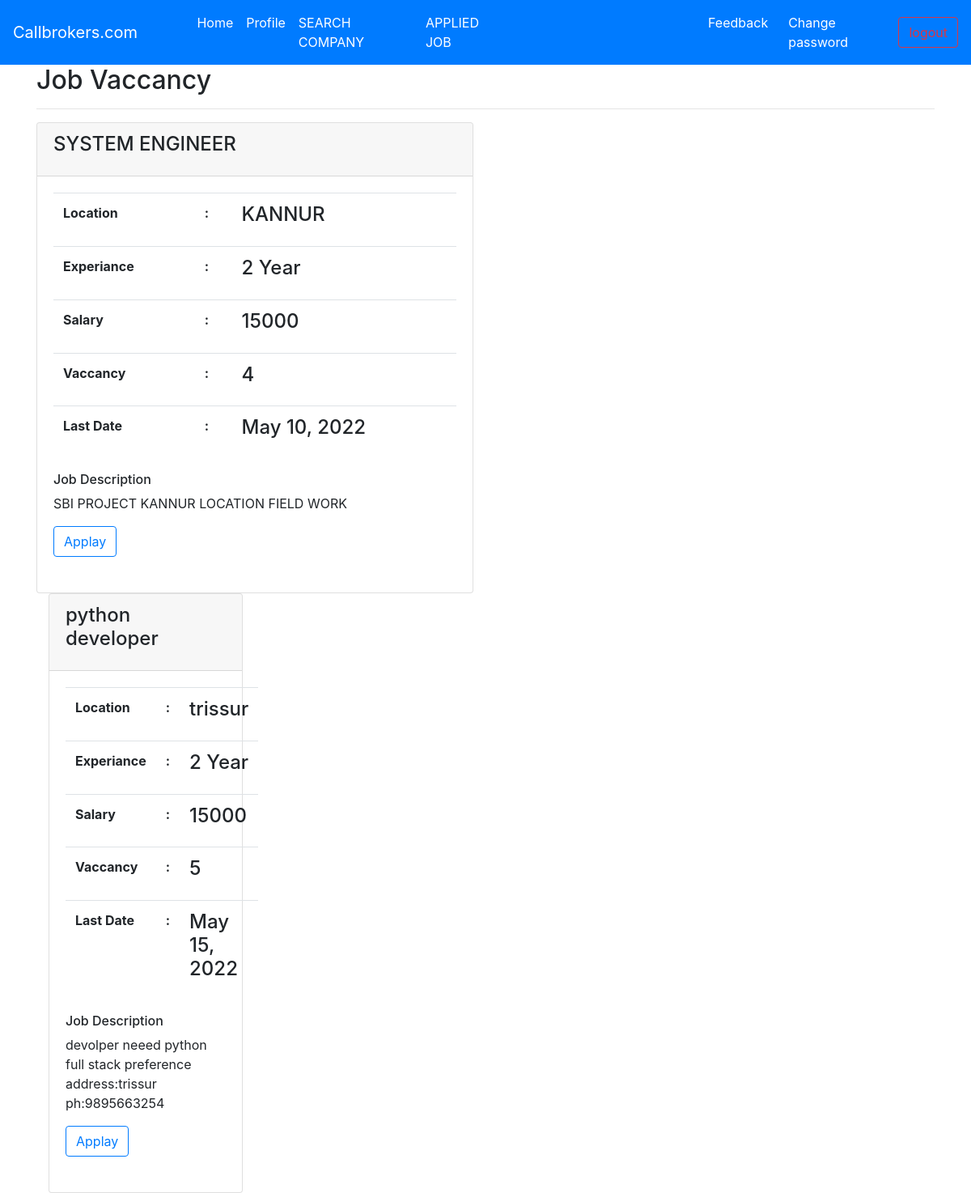
Screenshot of /jobseeker/job_list/1/ with the database file from the repository.
### company/models.py (models this page shows, shortened)
class Vaccany(models.Model):
    user = models.ForeignKey(User, on_delete=models.CASCADE)
    title = models.CharField(max_length=100)
    description = models.TextField()
    location = models.CharField(max_length=100)
    salary = models.IntegerField()
    experience = models.IntegerField()
    vacancy = models.IntegerField()
    last_date = models.DateField()

### jobseeker/views.py (the view, shortened to what this page needs)
# urls.py: path('job_list/<int:company_id>/',job_list,name='jobseeker_job_list'),
def job_list(request, company_id):
    jobs = Vaccany.objects.filter(user=company_id)
    if request.method == 'GET':
        context = {}
        context['jobs'] = jobs
        return render(request,'jobseeker/career.html',context)

### jobseeker/templates/jobseeker/career.html (shortened to what this page needs)
{% extends 'jobseeker/shared/base.html' %}
{% load static %}
{% load crispy_forms_tags %}
{% block content %}
<div class="container">
    <div class="row">
        <div class="col-md-12 text-left">
            <h2>Job Vaccancy</h2>
            <hr>
            <div class="row">
                {% for v in jobs %}
                    <div class="col-md-6">
                        <div class="card">
                            <div class="card-header">
                                <h4 class="card-title">{{ v.title }}</h4>
                            </div>
                            <div class="card-body">
                                <table class="table tableborderless">
                                    <tr>
                                        <th>Location</th>
                                        <th>:</th>
                                        <th><h4 class="card-title">{{ v.location }}</h4></th>
                                    </tr>
                                    <tr>
                                        <th>Experiance</th>
                                        <th>:</th>
                                        <th><h4 class="card-title">{{ v.experience }} Year</h4></th>
                                    </tr>
                                    <tr>
                                        <th>Salary</th>
                                        <th>:</th>
                                        <th><h4 class="card-title">{{ v.salary }}</h4></th>
                                    </tr>
                                    <tr>
                                        <th>Vaccancy</th>
                                        <th>:</th>
                                        <th><h4 class="card-title">{{ v.vacancy }}</h4></th>
                                    </tr>
                                    <tr>
                                        <th>Last Date</th>
                                        <th>:</th>
                                        <th><h4 class="card-title">{{ v.last_date }}</h4></th>
                                    </tr>
                                </table>
                                <h6>Job Description</h6>
                                <p class="card-text">{{ v.description }}</p>
                                <form method="post">
                                    <button type="submit" class="btn btn-outline-primary">Applay</button>
                                </form>
                                <br>
                            </div>
                        </div>
                {% endfor %}
            </div>
        </div>
    </div>
</div>
{% endblock content %}

### rows the page displays
Vaccany: title "SYSTEM ENGINEER", location "KANNUR", experience "2", salary "15000", vacancy "4", last_date "May 10, 2022", description "SBI PROJECT KANNUR LOCATION FIELD WORK"
Vaccany: title "python developer", location "trissur", experience "2", salary "15000", vacancy "5", last_date "May 15, 2022", description "devolper neeed python full stack preference address:trissur ph:9895663254"
